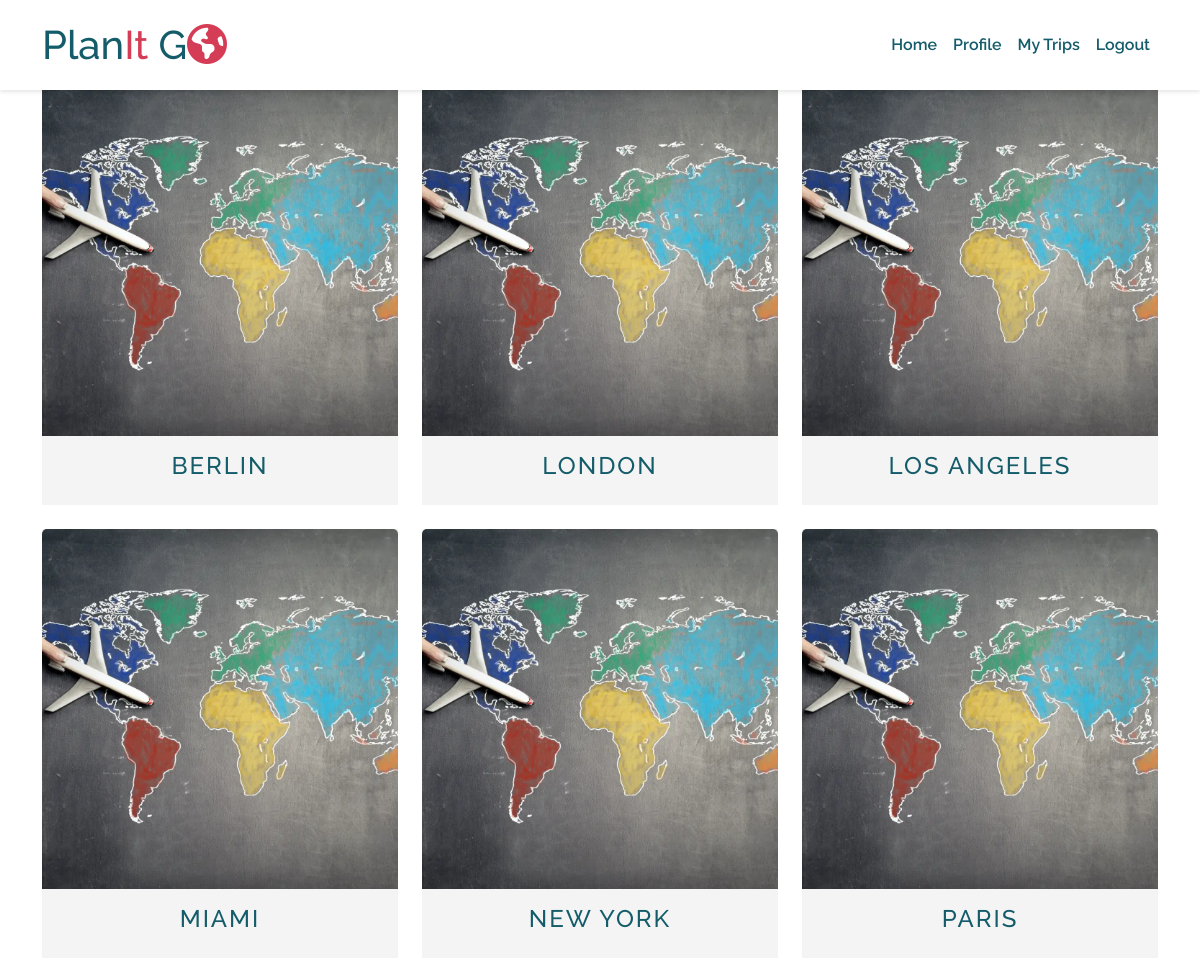
The app's page /locations/ (signed in, upper part), older data.
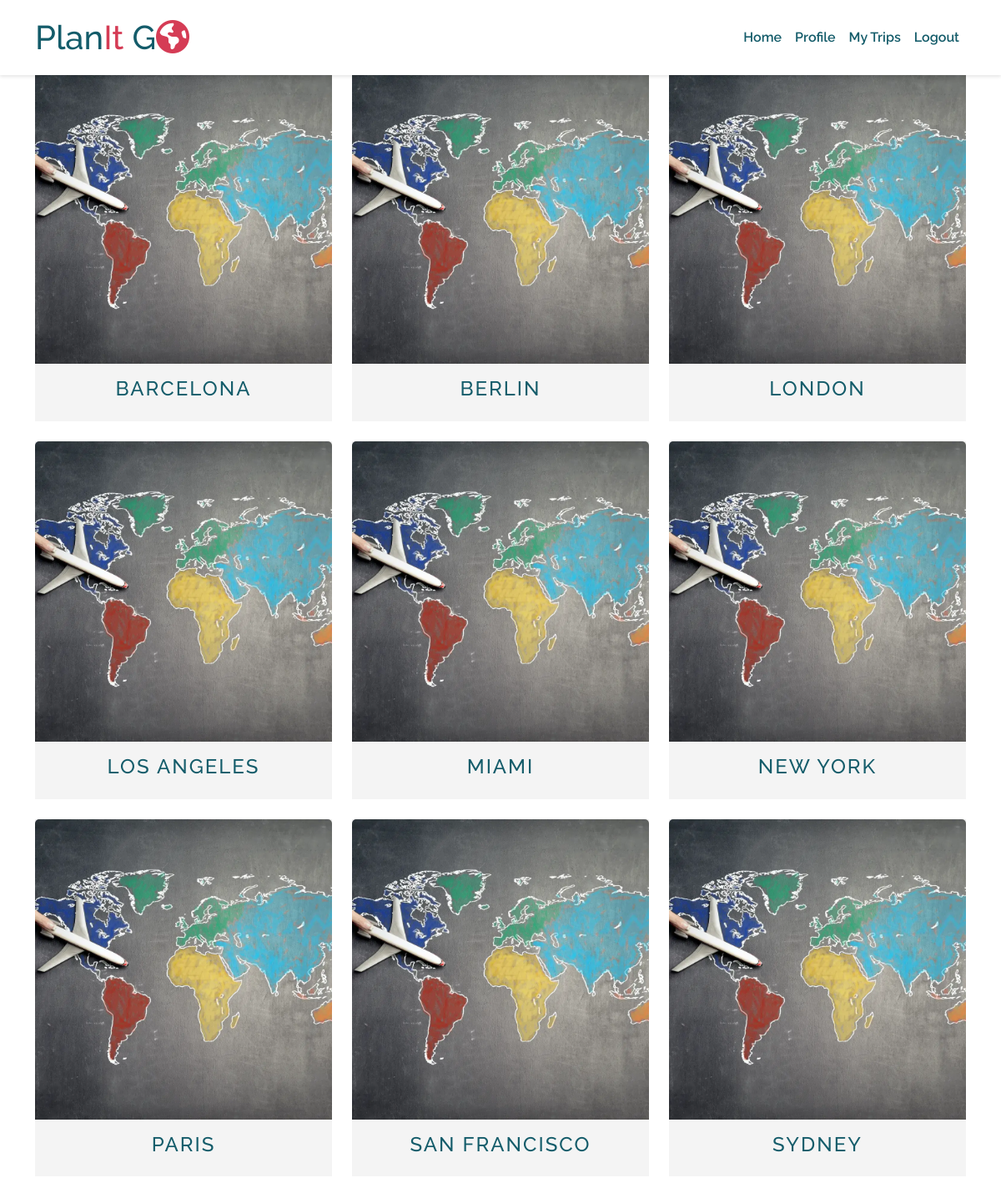
The same page, newer data.
### locations/models.py (models this page shows, shortened)
class Location(models.Model):
    city = models.CharField(max_length=50, unique=True)
    slug = models.SlugField(max_length=50, unique=True)
    summary = models.TextField()
    latitude = models.DecimalField(max_digits=10, decimal_places=8)
    longitude = models.DecimalField(max_digits=11, decimal_places=8)
    image = CloudinaryField(
        "image",
        default="placeholder",
        folder="/images/locations",
        format="webp",
    )
    approved = models.BooleanField(default=False)
    class Meta:
        ordering = ["-city"]

### locations/views.py (the view, shortened to what this page needs)
# urls.py: path("", CreateDestination.as_view(), name="locations"),
class CreateDestination(LoginRequiredMixin, SuccessMessageMixin, CreateView):
    form_class = LocationForm
    model = Location
    template_name = "locations/destinations.html"
    success_message = "Congratulations, you created a new destination!"
    def get_context_data(self, **kwargs):
        context = super(CreateDestination, self).get_context_data(**kwargs)
        context["destinations"] = Location.objects.all().order_by("city")
        return context

### locations/templates/locations/destinations.html (shortened to what this page needs)
{% extends "base.html" %}
{% block content %}
{% load static %}
{% load crispy_forms_tags %}
<section id="destination-list">
  <div class="container">
    <div class="row mb-2">
      <div class="action-title d-flex justify-content-between align-items-center p-2">
        <h3 class="m-0">Destinations</h3>
        <a href="{% url 'locations' %}"
           aria-label="Add a new destination">
          <span>&ensp;</span>
        </a>
      </div>
    </div>
    <div class="row">
      {% for destination in destinations %}
        <div class="col-md-4 mb-4">
          {% include 'includes/destination_cards.html' %}
        </div>
        {% if forloop.counter|divisibleby:3 %}
    </div>
    <div class="row">
        {% endif %}
      {% endfor%}
    </div>
  </div>
</section>
{% endblock %}

### templates/includes/destination_cards.html (shortened to what this page needs)
{% load static %}
<div class="destination-city-mini card border-0 bg-secondary text-center h-100">
  <button data-bs-toggle="modal"
     data-bs-target="#modal-destination-info"
     class="modal-button image-clickable border-0"
     aria-label="Opens details about the destination in a modal">
    {% if 'placeholder' in destination.image.url %}
      <img class="card-img-top img-fluid img-size-consistent"
          src="{% static 'images/placeholders/trip-placeholder-globe-in-hand.webp' %}"
          alt="A small globe held in the palm of the hand with mountains in the background"
          data-destination_id="{{ destination.id }}"
          data-destination_slug="{{ destination.slug }}"
          data-destination_summary="{{ destination.summary}}">
    {% else %}
      <img class="destination-image card-img-top img-fluid img-size-consistent"
          src="{{ destination.image.url }}"
          alt="An image of {{ destination.city }}"
          data-destination_id="{{ destination.id }}"
          data-destination_slug="{{ destination.slug }}"
          data-destination_summary="{{ destination.summary}}">
    {% endif %}
  </button>
  <div id="destination-city{{destination.id}}"
       class="card-body bg-secondary">
    <h4>{{destination.city}}</h4>
  </div>
</div>

Row changes from the older to the newer data that the page shows:
added Location: city "BARCELONA"
now on this page (row unchanged): Location: city "SAN FRANCISCO"
now on this page (row unchanged): Location: city "SYDNEY"
